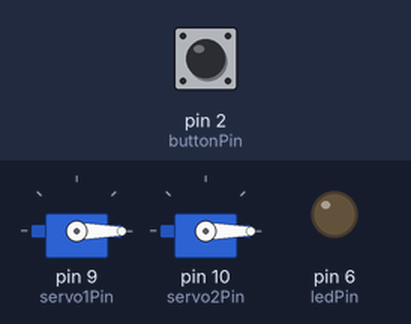
A sketch run on a simulated Arduino Uno, built with avr-gcc and run on an emulated ATmega328P. On the bench: 2 × servo, output pins drawn as LEDs (lit = HIGH). The test bench sets the inputs (shaded band); at power-on: pin 2 (buttonPin) LOW.

Above: at 0.1 s.
At 5.75 s:
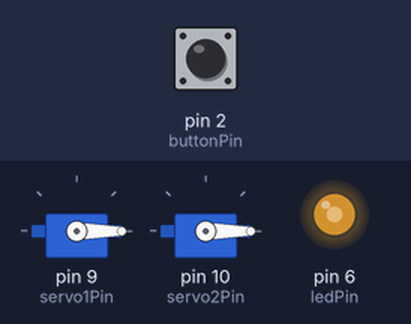
At 8.83 s:
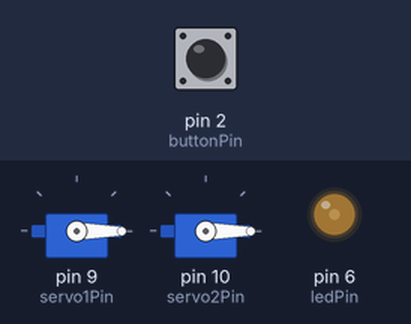
At 17.09 s:
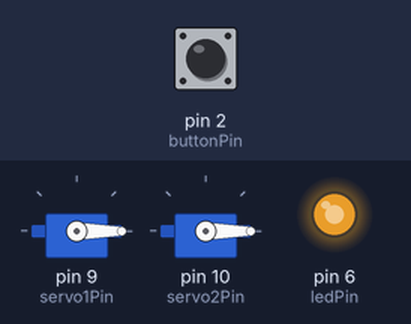
At 27.53 s:
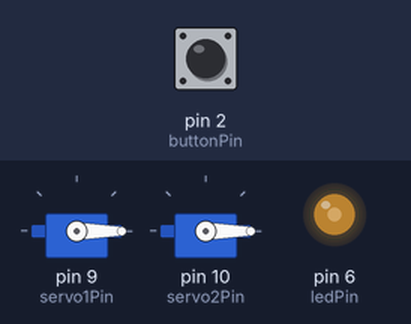
At 35.8 s:
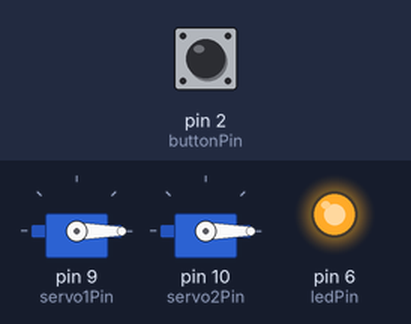
Timing chart, 0 to 40.0 s (numbered marks = the images above):
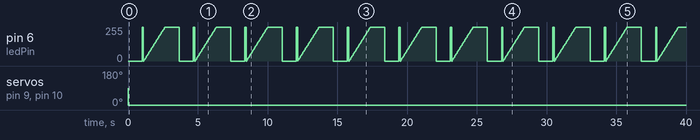

Measured:
- by itself, pin 6 (ledPin): moves between 0/255 and 255/255, repeating every 3.7 s
- by itself, servo on pin 9 (servo1Pin), servo on pin 10 (servo2Pin): 90° → 0° at 0.01 s

The sketch:

iron_man_mk85_helmet.ino
```cpp
#include <Servo.h>

Servo servo1;
Servo servo2;


int servo1Pin = 9; // Pin for the servo 1
int servo2Pin = 10; // Pin for the servo 2
int buttonPin = 2; // Pin for the button
int ledPin = 6; // Pin for the LED-eyes

// Open positon for servo1 should be the same as closed position for servo 2 and vice versa.
int openPositionServo1; // The angle of servo 1 in opened position.
int openPositionServo2; // The angle of servo 2 in opened position
int closedPositionServo1; // The angle of servo 1 in closed position
int closedPositionServo2; // The angle of servo 2 in closed position

bool isOpen; // True if helmet is open, false if helmet is closed


void setup() {
  // Attaching the servos, button and the LED-lights to their designated pins on the arduino
  servo1.attach(servo1Pin);
  servo2.attach(servo2Pin);
  pinMode(buttonPin, INPUT);
  pinMode(ledPin, OUTPUT);

  openHelmet; // Opens the helmet when the arduino is turned on (starting position)
  isOpen = true;
}

void loop() {
  // put your main code here, to run repeatedly:
  int val = digitalRead(buttonPin);
  delay(10);
  int val2 = digitalRead(buttonPin);

  if (val == val2) {
    if (isOpen) { // opening the helmet if the helmet is closed and the button is pressed
      closeHelmet();
      isOpen = false;
    }
    else {
      openHelmet(); // closing the helmet if the helmet is open and the button is pressed
      isOpen = true;
    }
  }
}


/*
 * This function should open the helmet and turn of the LED-lights.
 * Logic for servos and LEDs should be implemented here.
 */
void openHelmet() {
  servo1.write(openPositionServo1);
  servo2.write(openPositionServo2);
  lightsOff();
}

/*
 * This function should close the helmet and turn on the LED-lights.
 * Logic for servos and LEDs should be implemented here.
 */
void closeHelmet() {
  servo1.write(closedPositionServo1);
  servo2.write(closedPositionServo2);
  lightsOn();
}


void lightsOn() {
  delay(1000);
  digitalWrite(ledPin, HIGH);
  delay(50);
  digitalWrite(ledPin, LOW);
  delay(00);
  digitalWrite(ledPin, HIGH);
  delay(50);
  digitalWrite(ledPin, LOW);
  delay(00);

  for (int fadeValue = 0; fadeValue <= 255; fadeValue += 5) { // LEDs fading in
    analogWrite(ledPin, fadeValue);
    delay(30);
  }
}


void lightsOff() {
  delay(1000);
  digitalWrite(ledPin, LOW);
}
```
